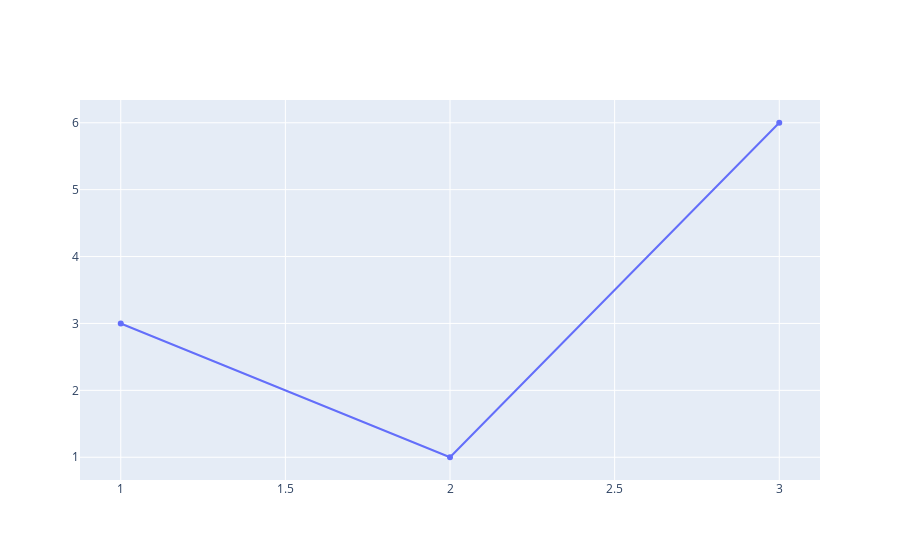
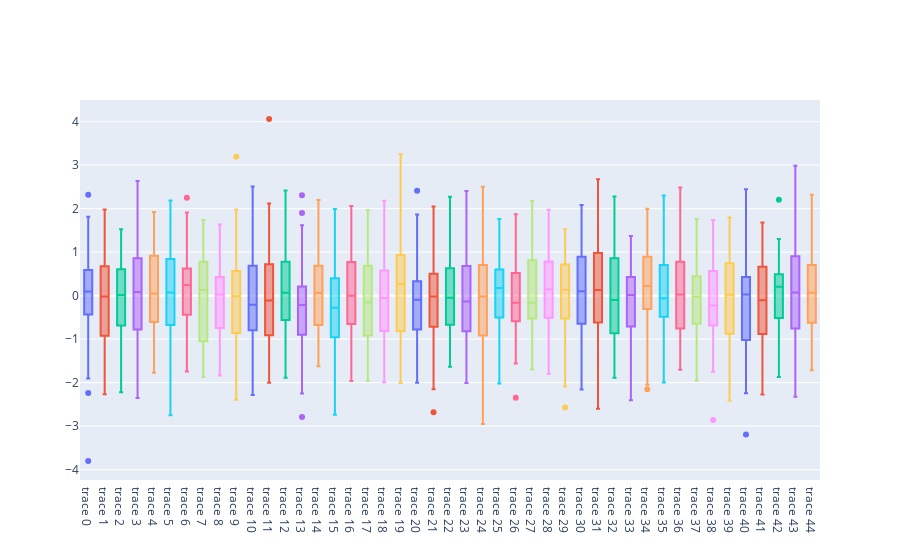
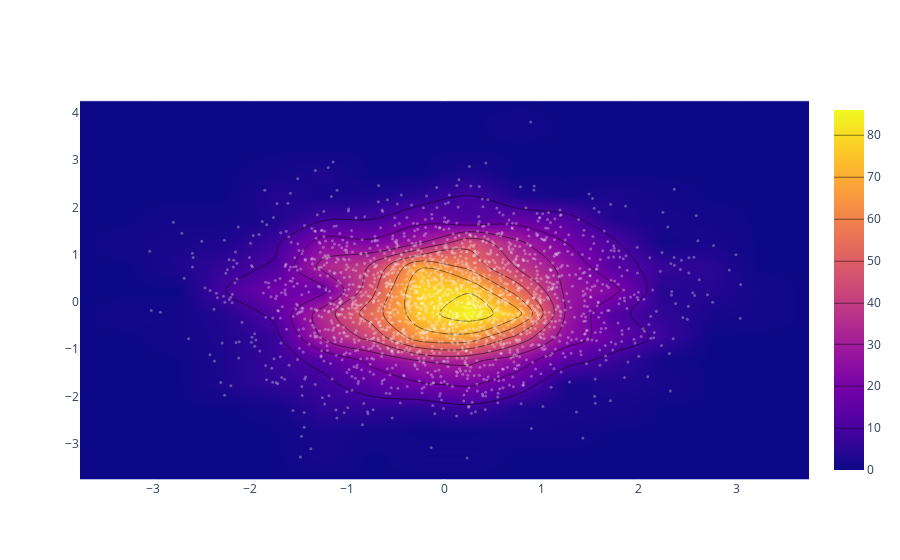

These figures' notebook cell, in order:
### Code cell
from plotly.offline import download_plotlyjs, init_notebook_mode, plot, iplot
from IPython.display import display, HTML
from plotly.graph_objs import *
import numpy as np
init_notebook_mode(connected=True)

display(HTML("""
<style>
.output {
    display: flex;
    align-items: center;
    text-align: center;
}
</style>
"""))
iplot([{"x": [1, 2, 3], "y": [3, 1, 6]}])
iplot([Box(y = np.random.randn(50), showlegend=False) for i in range(45)], show_link=False)
x = np.random.randn(2000)
y = np.random.randn(2000)
iplot([Histogram2dContour(x=x, y=y, contours=Contours(coloring='heatmap')),
       Scatter(x=x, y=y, mode='markers', marker=Marker(color='white', size=3, opacity=0.3))], show_link=False)
